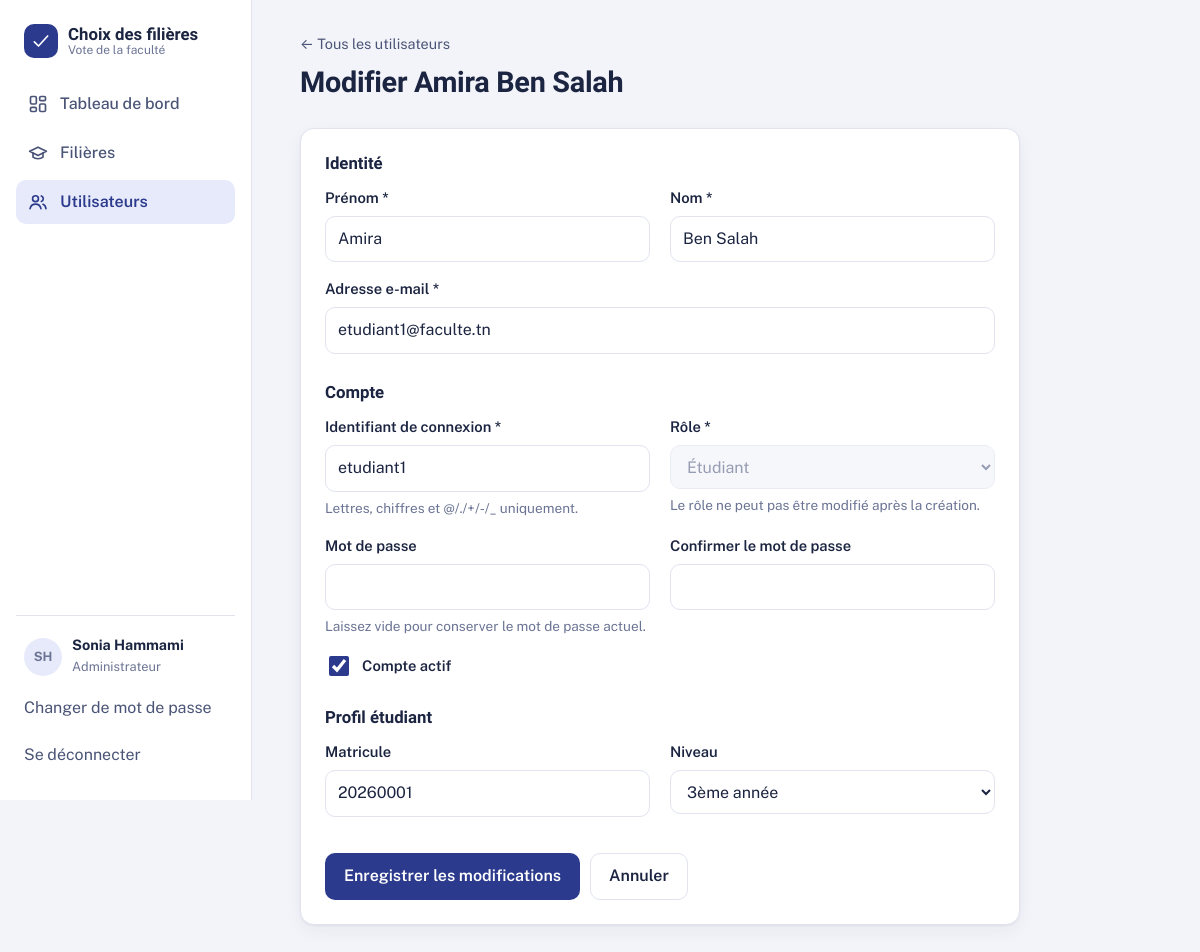
The page /utilisateurs/2/modifier/ (signed in) on the database its author committed.
### accounts/models.py (models this page shows, shortened)
class Utilisateur(AbstractUser):
    ADMIN = "admin"
    ENSEIGNANT = "enseignant"
    ETUDIANT = "etudiant"
    ROLE_CHOICES = [
        (ADMIN, "Administrateur"),
        (ENSEIGNANT, "Enseignant"),
        (ETUDIANT, "Étudiant"),
    ]
    role = models.CharField("rôle", max_length=20, choices=ROLE_CHOICES, default=ETUDIANT, db_index=True)
    class Meta:
        ordering = ["last_name", "first_name", "username"]
        verbose_name = "utilisateur"
        verbose_name_plural = "utilisateurs"
    @property
    def nom_complet(self):
        return self.get_full_name() or self.username
    @property
    def initiales(self):
        lettres = f"{self.first_name[:1]}{self.last_name[:1]}".upper()
        return lettres or self.username[:2].upper()

class Etudiant(models.Model):
    NIVEAUX = [("1", "1ère année"), ("2", "2ème année"), ("3", "3ème année"), ("4", "4ème année"), ("5", "5ème année")]
    utilisateur = models.OneToOneField(Utilisateur, on_delete=models.CASCADE, related_name="etudiant")
    matricule = models.CharField("matricule", max_length=30, unique=True)
    niveau = models.CharField("niveau", max_length=1, choices=NIVEAUX)
    class Meta:
        ordering = ["utilisateur__last_name", "utilisateur__first_name"]

### accounts/views.py (the view)
# urls.py: path("<int:pk>/modifier/", views.UtilisateurUpdateView.as_view(), name="utilisateur_update"),
class UtilisateurUpdateView(AdminRequiredMixin, _FormKwargsMixin, SuccessMessageMixin, UpdateView):
    model = Utilisateur
    form_class = UtilisateurForm
    template_name = "accounts/utilisateur_form.html"
    success_url = reverse_lazy("utilisateur_list")
    success_message = "Le compte de %(first_name)s %(last_name)s a été mis à jour."
    def get_context_data(self, **kwargs):
        ctx = super().get_context_data(**kwargs)
        ctx["titre"] = f"Modifier {self.object.nom_complet}"
        return ctx

### accounts/forms.py (called while the page is built)
    def _charger_profil(self):
        user = self.instance
        if hasattr(user, "etudiant"):
            self.fields["matricule"].initial = user.etudiant.matricule
            self.fields["niveau"].initial = user.etudiant.niveau
        if hasattr(user, "enseignant"):
            self.fields["specialite"].initial = user.enseignant.specialite
            self.fields["grade"].initial = user.enseignant.grade

### accounts/mixins.py (called while the page is built)
    def test_func(self):
        return self.request.user.role in self.roles

### accounts/views.py (called while the page is built)
    def get_form_kwargs(self):
        kwargs = super().get_form_kwargs()
        kwargs["acteur"] = self.request.user
        return kwargs

### filieres/context_processors.py (called while the page is built)
def regles(request):
    user = getattr(request, "user", None)
    return {
        "peut_decider": bool(user and user.is_authenticated and user.role in settings.FILIERE_DECISION_ROLES),
    }

### templates/accounts/utilisateur_form.html (shortened to what this page needs)
{% extends "base.html" %}
{% block content %}
<a class="back" href="{% url 'utilisateur_list' %}">&larr; Tous les utilisateurs</a>
<div class="page-head"><h1>{{ titre }}</h1></div>
<form method="post" class="card form-card" novalidate>
  <fieldset>
    <legend>Identité</legend>
    <div class="form-grid">
      {% include "partials/_field.html" with field=form.first_name %}
      {% include "partials/_field.html" with field=form.last_name %}
      {% include "partials/_field.html" with field=form.email wide=True %}
    </div>
  </fieldset>
  <fieldset>
    <legend>Compte</legend>
    <div class="form-grid">
      {% include "partials/_field.html" with field=form.username %}
      <div class="field {% if form.role.errors %}has-error{% endif %}">
        <label for="{{ form.role.id_for_label }}">Rôle <span aria-hidden="true">*</span></label>
        {{ form.role }}
        {% if form.role.help_text %}<p class="hint">{{ form.role.help_text }}</p>{% endif %}
      </div>
      {% include "partials/_field.html" with field=form.password1 %}
      {% include "partials/_field.html" with field=form.password2 %}
      {% if form.is_active %}{% include "partials/_field.html" with field=form.is_active wide=True %}{% endif %}
    </div>
  </fieldset>
  <fieldset data-profile="etudiant">
    <legend>Profil étudiant</legend>
    <div class="form-grid">
      {% include "partials/_field.html" with field=form.matricule %}
      {% include "partials/_field.html" with field=form.niveau %}
    </div>
  </fieldset>
  <div class="form-actions">
    <button class="btn" type="submit">{% if object %}Enregistrer les modifications{% else %}Créer le compte{% endif %}</button>
    <a class="btn btn-quiet" href="{% url 'utilisateur_list' %}">Annuler</a>
  </div>
</form>
{% endblock %}

### templates/base.html (shortened to what this page needs)
{% load static %}<!doctype html>
<html lang="fr">
<head>
  <link rel="stylesheet" href="{% static 'css/style.css' %}">
</head>
<body>
{% block layout %}
{% with url_name=request.resolver_match.url_name %}
<div class="shell">
  <aside class="sidebar" id="sidebar" aria-label="Navigation principale">
    <a class="brand" href="{% url 'dashboard' %}">
      <span class="brand-mark" aria-hidden="true"><svg viewBox="0 0 24 24" fill="none" stroke="currentColor" stroke-width="2" stroke-linecap="round" stroke-linejoin="round"><path d="M4 13l5 5L20 6"/></svg></span>
      <span class="brand-name">Choix des filières<small>Vote de la faculté</small></span>
    </a>
    <nav class="nav">
      <a href="{% url 'dashboard' %}" {% if url_name == 'dashboard' %}aria-current="page"{% endif %}>
        Tableau de bord</a>
      <a href="{% url 'filiere_list' %}" {% if url_name|slice:":7" == 'filiere' %}aria-current="page"{% endif %}>
        <svg viewBox="0 0 24 24" fill="none" stroke="currentColor" stroke-width="2" stroke-linecap="round" stroke-linejoin="round" aria-hidden="true"><path d="M22 10L12 5 2 10l10 5 10-5z"/><path d="M6 12v5c3 2.5 9 2.5 12 0v-5"/></svg>
        Filières</a>
      {% if user.role == 'admin' %}
      <a href="{% url 'utilisateur_list' %}" {% if url_name|slice:":11" == 'utilisateur' %}aria-current="page"{% endif %}>
        <svg viewBox="0 0 24 24" fill="none" stroke="currentColor" stroke-width="2" stroke-linecap="round" stroke-linejoin="round" aria-hidden="true"><circle cx="9" cy="8" r="3.5"/><path d="M2.5 20c.6-3.4 3.3-5.5 6.5-5.5s5.9 2.1 6.5 5.5"/><path d="M16 4.7a3.5 3.5 0 010 6.6M18 14.8c2 .7 3.2 2.5 3.5 5.2"/></svg>
        Utilisateurs</a>
      {% endif %}
    </nav>
    <div class="sidebar-foot">
      <div class="me">
        <span class="avatar" aria-hidden="true">{{ user.initiales }}</span>
        <div><strong>{{ user.nom_complet }}</strong><span>{{ user.get_role_display }}</span></div>
      </div>
      <a class="linklike" href="{% url 'password_change' %}">Changer de mot de passe</a>
      <form method="post" action="{% url 'logout' %}">{% csrf_token %}<button class="linklike" type="submit" style="width:100%">Se déconnecter</button></form>
    </div>
  </aside>
  <div>
    <main id="contenu" class="main"><div class="container">{% block content %}{% endblock %}</div></main>
  </div>
</div>
{% endwith %}
{% endblock %}
</body>
</html>

### templates/partials/_field.html (shortened to what this page needs)
{% if field.field.widget.input_type == "checkbox" %}
<div class="field field-check {% if field.errors %}has-error{% endif %}">
  {{ field }}
  <label for="{{ field.id_for_label }}">{{ field.label }}</label>
</div>
{% else %}
<div class="field {% if wide %}wide{% endif %} {% if field.errors %}has-error{% endif %}">
  <label for="{{ field.id_for_label }}">{{ field.label }}{% if field.field.required %}<span aria-hidden="true"> *</span>{% endif %}</label>
  {{ field }}
  {% if field.help_text %}<p class="hint">{{ field.help_text }}</p>{% endif %}
</div>
{% endif %}

### rows shown on the page
Utilisateur: initiales "SH", nom_complet "Sonia Hammami", role "Administrateur"
Utilisateur: first_name "Amira", last_name "Ben Salah", email "etudiant1@faculte.tn", username "etudiant1", role "Étudiant", is_active "☑"
Etudiant: matricule "20260001"

### other values the page prints
{{ titre }} "Modifier Amira Ben Salah"
{{ field.label }} "Prénom Nom Adresse e-mail Identifiant de connexion Mot de passe Confirmer le mot de passe Matricule Niveau"
{{ field.help_text }} "Lettres, chiffres et @/./+/-/_ uniquement. Laissez vide pour conserver le mot de passe actuel."
{{ field.label }} "Compte actif"
